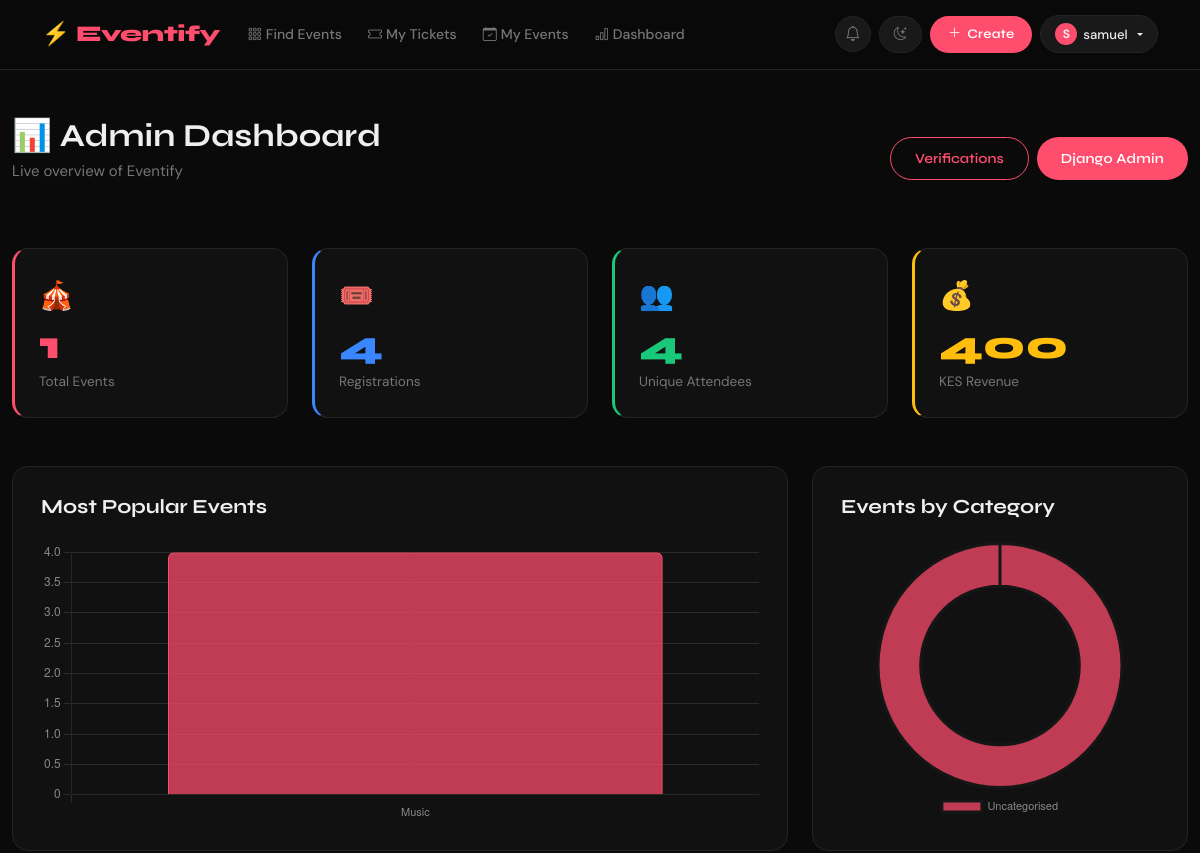
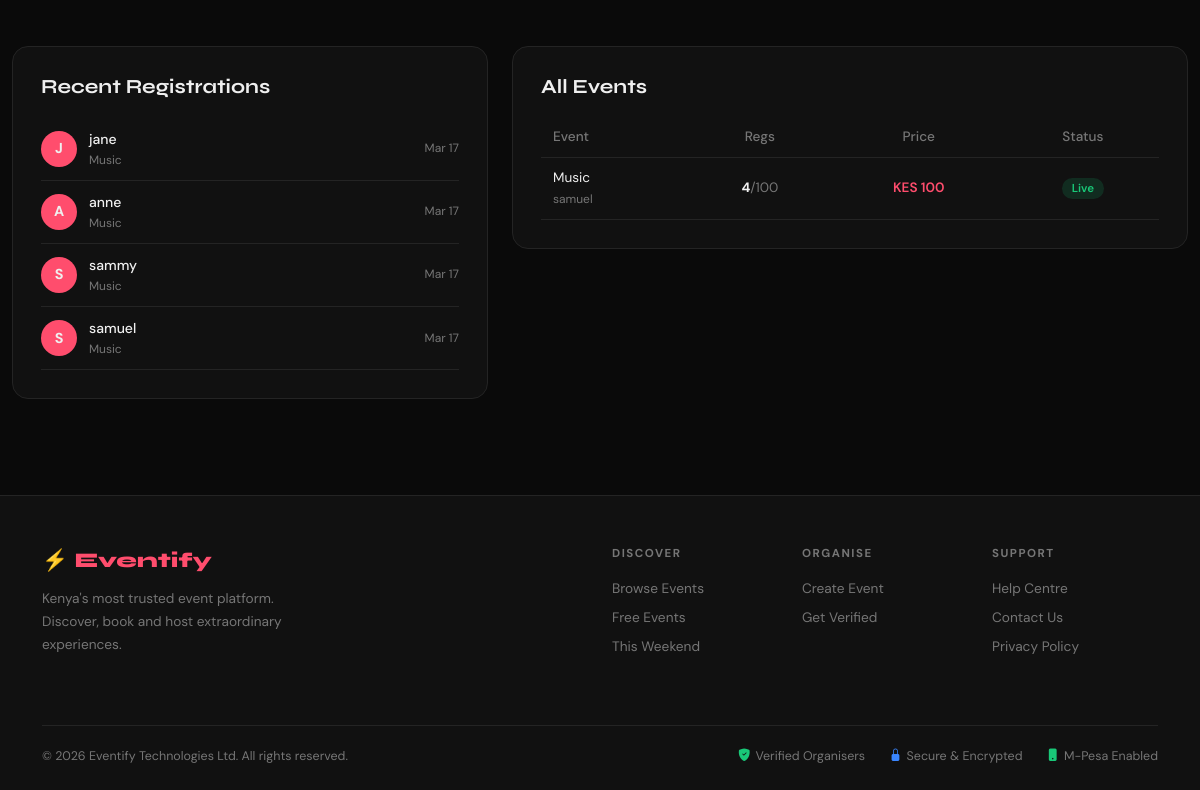
The app's page /dashboard/ (signed in), older data (2 pictures, top to bottom).
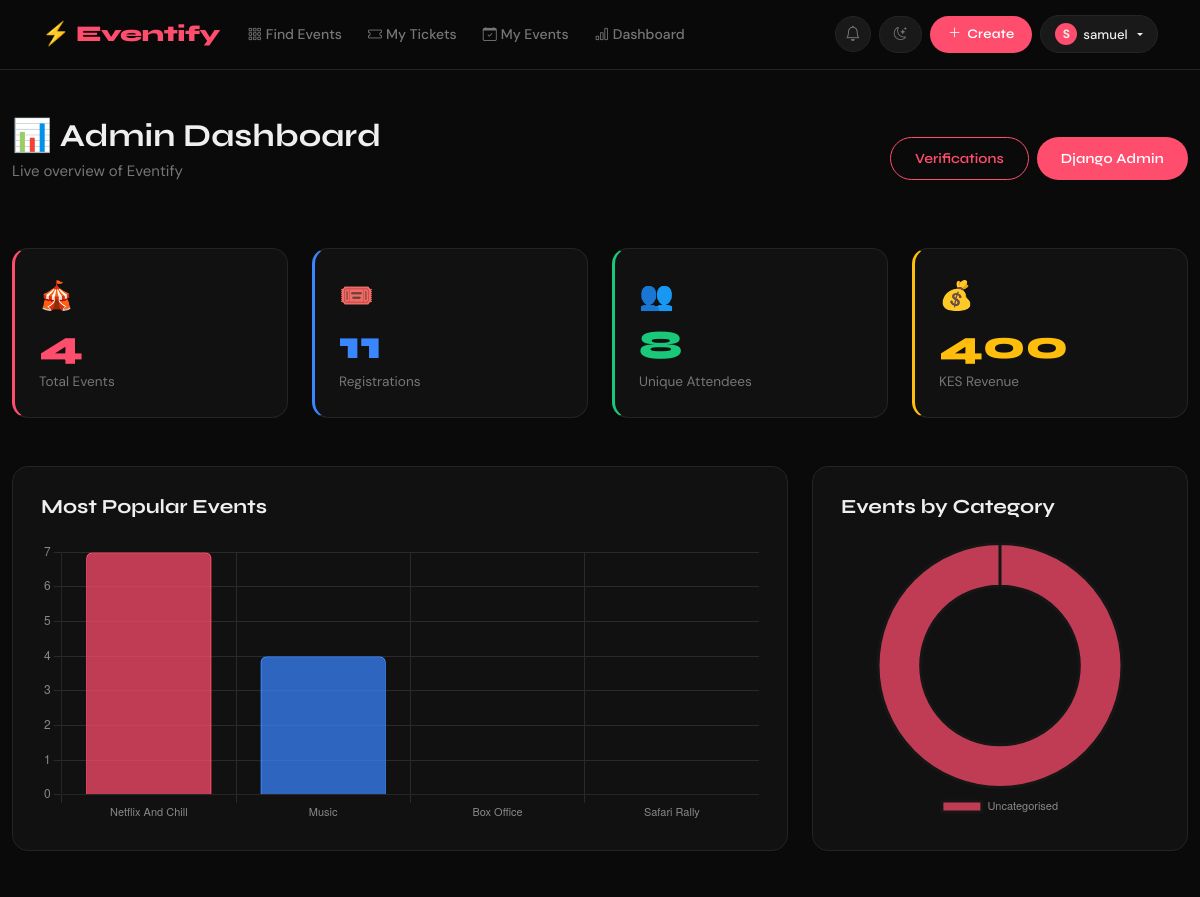
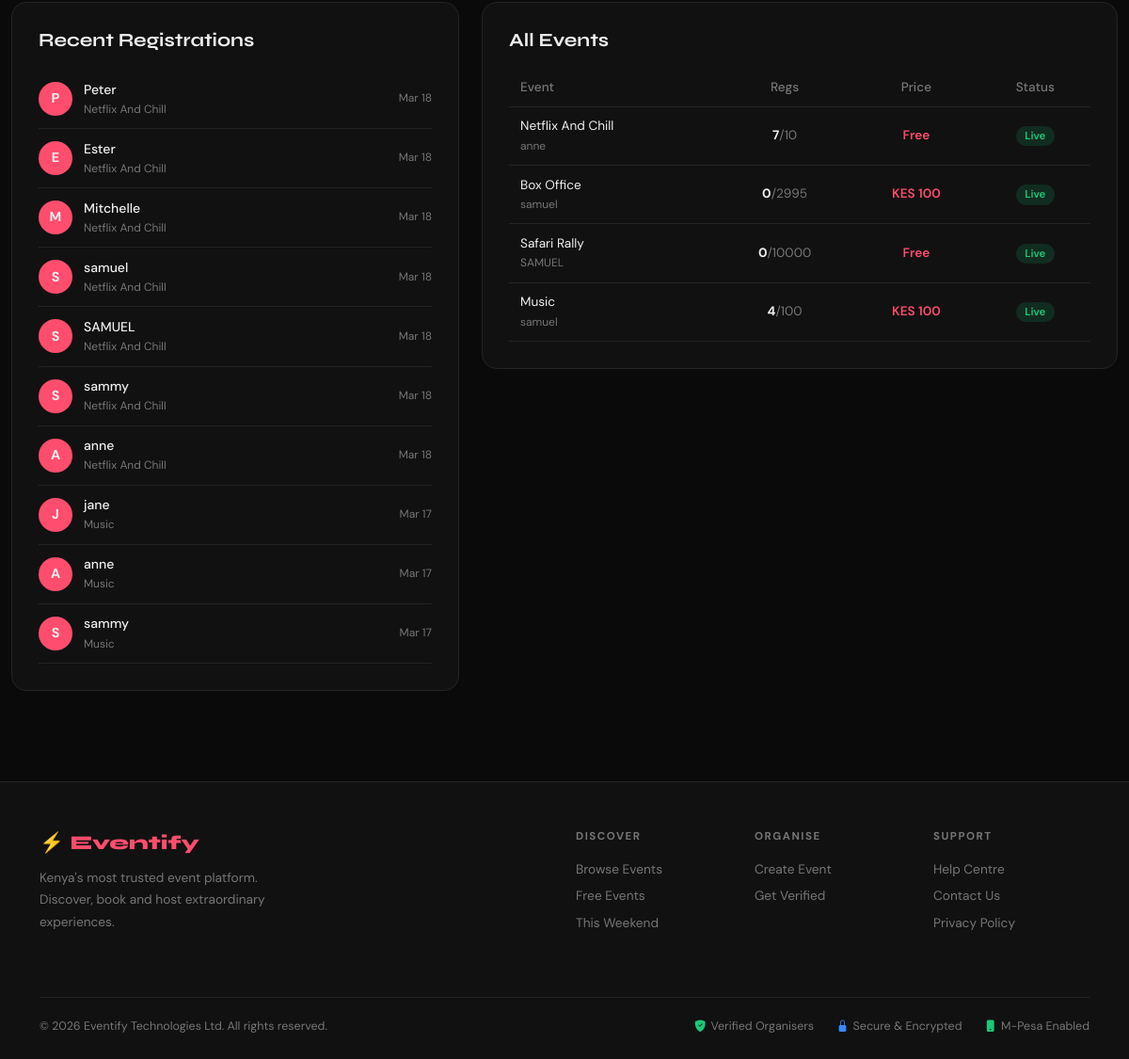
The same page, newer data (2 pictures, top to bottom).
### events/models.py (models this page shows, shortened)
class Registration(models.Model):
    event         = models.ForeignKey(Event, on_delete=models.CASCADE, related_name='registrations')
    user          = models.ForeignKey(User, on_delete=models.CASCADE, related_name='my_registrations')
    registered_at = models.DateTimeField(auto_now_add=True)
    phone         = models.CharField(max_length=20, blank=True)
    message       = models.TextField(blank=True)
    checked_in    = models.BooleanField(default=False)
    checked_in_at = models.DateTimeField(null=True, blank=True)
    check_in_code = models.CharField(max_length=12, unique=True, blank=True, default=generate_checkin_code)
    class Meta:
        unique_together = ('event', 'user')

class Event(models.Model):
    title        = models.CharField(max_length=200)
    description  = models.TextField()
    category     = models.ForeignKey(Category, on_delete=models.SET_NULL, null=True, blank=True)
    date         = models.DateTimeField()
    location     = models.CharField(max_length=300)
    image        = models.ImageField(upload_to='events/', blank=True, null=True)
    price        = models.DecimalField(max_digits=8, decimal_places=2, default=0.00)
    capacity     = models.PositiveIntegerField(default=100)
    organizer    = models.ForeignKey(User, on_delete=models.CASCADE, related_name='my_events')
    created_at   = models.DateTimeField(auto_now_add=True)
    updated_at   = models.DateTimeField(auto_now=True)
    is_published = models.BooleanField(default=True)
    slug = models.SlugField(max_length=250, unique=True, blank=True)
    class Meta:
        ordering = ['date']

### events/feature_views.py (the view)
# urls.py: path('dashboard/',                          feature_views.admin_dashboard, name='admin_dashboard'),
@login_required
def admin_dashboard(request):
    if not request.user.is_staff:
        messages.error(request, "Admin access only.")
        return redirect('home')
    total_events        = Event.objects.count()
    total_registrations = Registration.objects.count()
    total_users         = Registration.objects.values('user').distinct().count()
    paid_registrations = Registration.objects.select_related('event').filter(event__price__gt=0)
    total_revenue = sum(r.event.price for r in paid_registrations)
    events_by_category = (
        Event.objects
        .values('category__name')
        .annotate(count=Count('id'))
        .order_by('-count')
    )
    category_labels = [e['category__name'] or 'Uncategorised' for e in events_by_category]
    category_counts = [e['count'] for e in events_by_category]
    top_events = (
        Event.objects
        .annotate(reg_count=Count('registrations'))
        .order_by('-reg_count')[:8]
    )
    top_event_labels = [e.title[:25] for e in top_events]
    top_event_counts = [e.reg_count for e in top_events]
    recent_registrations = (
        Registration.objects
        .select_related('user', 'event')
        .order_by('-registered_at')[:10]
    )
    all_events = (
        Event.objects
        .annotate(reg_count=Count('registrations'))
        .select_related('organizer', 'category')
        .order_by('-created_at')
    )
    return render(request, 'events/admin_dashboard.html', {
        'total_events':        total_events,
        'total_registrations': total_registrations,
        'total_users':         total_users,
        'total_revenue':       total_revenue,
        'category_labels': category_labels,
        'category_counts': category_counts,
        'top_event_labels': top_event_labels,
        'top_event_counts': top_event_counts,
        'recent_registrations': recent_registrations,
        'all_events':           all_events,
    })

### events/templates/events/admin_dashboard.html (shortened to what the changed rows need)
{% extends "base.html" %}
{% block content %}
<div class="container my-5" style="max-width:1300px;">
  <div class="d-flex justify-content-between align-items-center mb-5 flex-wrap gap-3">
    <div>
      <h1 style="font-size:2rem;margin-bottom:.25rem;">📊 Admin Dashboard</h1>
    </div>
  </div>
  <div class="row g-4 mb-5">
    <div class="col-6 col-xl-3">
      <div style="background:var(--card-bg);border:1px solid var(--border);border-radius:var(--radius);padding:1.5rem;border-left:3px solid var(--brand);">
        <div style="font-size:1.75rem;margin-bottom:.25rem;">🎪</div>
        <div style="font-family:'Syne',sans-serif;font-size:2.5rem;font-weight:800;color:var(--brand);line-height:1.1;">{{ total_events }}</div>
        <div style="color:var(--muted);font-size:.85rem;margin-top:.25rem;">Total Events</div>
      </div>
    </div>
    <div class="col-6 col-xl-3">
      <div style="background:var(--card-bg);border:1px solid var(--border);border-radius:var(--radius);padding:1.5rem;border-left:3px solid #3A86FF;">
        <div style="font-size:1.75rem;margin-bottom:.25rem;">🎟️</div>
        <div style="font-family:'Syne',sans-serif;font-size:2.5rem;font-weight:800;color:#3A86FF;line-height:1.1;">{{ total_registrations }}</div>
        <div style="color:var(--muted);font-size:.85rem;margin-top:.25rem;">Registrations</div>
      </div>
    </div>
    <div class="col-6 col-xl-3">
      <div style="background:var(--card-bg);border:1px solid var(--border);border-radius:var(--radius);padding:1.5rem;border-left:3px solid #19C878;">
        <div style="font-size:1.75rem;margin-bottom:.25rem;">👥</div>
        <div style="font-family:'Syne',sans-serif;font-size:2.5rem;font-weight:800;color:#19C878;line-height:1.1;">{{ total_users }}</div>
        <div style="color:var(--muted);font-size:.85rem;margin-top:.25rem;">Unique Attendees</div>
      </div>
    </div>
  </div>
  <div class="row g-4 mb-5">
    <div class="col-lg-8">
      <div style="background:var(--card-bg);border:1px solid var(--border);border-radius:var(--radius);padding:1.75rem;">
        <div style="position:relative;height:280px;">
          <canvas id="topEventsChart"></canvas>
        </div>
      </div>
    </div>
  </div>
  <div class="row g-4">
    <div class="col-lg-5">
      <div style="background:var(--card-bg);border:1px solid var(--border);border-radius:var(--radius);padding:1.75rem;">
        {% for reg in recent_registrations %}
          <div style="display:flex;align-items:center;gap:.75rem;padding:.6rem 0;border-bottom:1px solid var(--border);">
            <div style="width:36px;height:36px;border-radius:50%;background:var(--brand);display:flex;align-items:center;justify-content:center;font-weight:700;font-size:.9rem;flex-shrink:0;">
              {{ reg.user.username|first|upper }}
            </div>
            <div style="flex:1;min-width:0;">
              <div style="font-size:.875rem;font-weight:500;">{{ reg.user.username }}</div>
              <div style="color:var(--muted);font-size:.75rem;white-space:nowrap;overflow:hidden;text-overflow:ellipsis;">{{ reg.event.title }}</div>
            </div>
            <div style="color:var(--muted);font-size:.75rem;flex-shrink:0;">{{ reg.registered_at|date:"M d" }}</div>
          </div>
        {% empty %}
          <p style="color:var(--muted);font-size:.875rem;">No registrations yet.</p>
        {% endfor %}
      </div>
    </div>
    <div class="col-lg-7">
      <div style="background:var(--card-bg);border:1px solid var(--border);border-radius:var(--radius);padding:1.75rem;overflow-x:auto;">
        <table style="width:100%;border-collapse:collapse;font-size:.85rem;">
          <thead>
            <tr style="color:var(--muted);border-bottom:1px solid var(--border);">
              <th style="text-align:left;padding:.5rem .75rem;font-weight:500;">Event</th>
              <th style="text-align:center;padding:.5rem .75rem;font-weight:500;">Regs</th>
              <th style="text-align:center;padding:.5rem .75rem;font-weight:500;">Price</th>
              <th style="text-align:center;padding:.5rem .75rem;font-weight:500;">Status</th>
            </tr>
          </thead>
          <tbody>
            {% for event in all_events %}
              <tr style="border-bottom:1px solid var(--border);">
                <td style="padding:.6rem .75rem;">
                  <a href="{% url 'event_detail' event.pk %}" style="color:var(--text);">{{ event.title|truncatechars:30 }}</a>
                  <div style="color:var(--muted);font-size:.75rem;">{{ event.organizer.username }}</div>
                </td>
                <td style="text-align:center;padding:.6rem .75rem;">
                  <strong>{{ event.reg_count }}</strong><span style="color:var(--muted);">/{{ event.capacity }}</span>
                </td>
                <td style="text-align:center;padding:.6rem .75rem;color:var(--brand);font-weight:600;">
                  {% if event.price == 0 %}Free{% else %}KES {{ event.price|floatformat:0 }}{% endif %}
                </td>
                <td style="text-align:center;padding:.6rem .75rem;">
                  {% if event.is_published %}
                    <span style="background:rgba(25,200,120,.15);color:#19C878;font-size:.72rem;padding:.2rem .6rem;border-radius:50px;font-weight:600;">Live</span>
                  {% else %}
                    <span style="background:rgba(255,190,11,.15);color:#FFBE0B;font-size:.72rem;padding:.2rem .6rem;border-radius:50px;font-weight:600;">Draft</span>
                  {% endif %}
                </td>
              </tr>
            {% endfor %}
          </tbody>
        </table>
      </div>
    </div>
  </div>
</div>
<script>
const palette = ['#FF4D6D','#3A86FF','#FFD166','#06D6A0','#8338EC','#FF6B35','#118AB2','#FB5607'];
// Pass data from Django template to JS
const topLabels = {{ top_event_labels|safe }};
const topCounts = {{ top_event_counts|safe }};
const catLabels = {{ category_labels|safe }};
const catCounts = {{ category_counts|safe }};
new Chart(document.getElementById('topEventsChart'), {
  type: 'bar',
  data: {
    labels: topLabels,
    datasets: [{
      label: 'Registrations',
      data: topCounts,
      backgroundColor: palette.map(c => c + 'BB'),
      borderColor: palette,
      borderWidth: 1.5,
      borderRadius: 6,
    }]
  },
  options: {
    responsive: true, maintainAspectRatio: false,
    plugins: { legend: { display: false } },
    scales: {
      x: { grid: { color: '#2A2A2A' }, ticks: { color: '#888', font: { size: 11 } } },
      y: { grid: { color: '#2A2A2A' }, ticks: { color: '#888' }, beginAtZero: true },
    }
  }
});
new Chart(document.getElementById('categoryChart'), {
  type: 'doughnut',
  data: {
    labels: catLabels,
    datasets: [{
      data: catCounts,
      backgroundColor: palette.map(c => c + 'BB'),
      borderColor: '#161616',
      borderWidth: 3,
    }]
  },
  options: {
    responsive: true, maintainAspectRatio: false,
    plugins: { legend: { position: 'bottom', labels: { color: '#888', padding: 12, font: { size: 11 } } } },
    cutout: '65%',
  }
});
</script>
{% endblock %}

Row changes from the older to the newer data that the page shows:
no longer on this page (row unchanged): Registration: user.username|first "S", user.username "samuel", event "Music", registered_at "Mar 17"
added Registration: user.username|first "P", user.username "Peter", event "Netflix And Chill", registered_at "Mar 18"
added Registration: user.username|first "E", user.username "Ester", event "Netflix And Chill", registered_at "Mar 18"
added Registration: user.username|first "M", user.username "Mitchelle", event "Netflix And Chill", registered_at "Mar 18"
added Registration: user.username|first "S", user.username "samuel", event "Netflix And Chill", registered_at "Mar 18"
added Registration: user.username|first "S", user.username "SAMUEL", event "Netflix And Chill", registered_at "Mar 18"
added Registration: user.username|first "S", user.username "sammy", event "Netflix And Chill", registered_at "Mar 18"
added Registration: user.username|first "A", user.username "anne", event "Netflix And Chill", registered_at "Mar 18"
added Event: title "Netflix And Chill", organizer.username "anne", reg_count "7", capacity "10", price "Free", is_published "Live"
added Event: title "Box Office", organizer.username "samuel", reg_count "0", capacity "2995", price "100", is_published "Live"
added Event: title "Safari Rally", organizer.username "SAMUEL", reg_count "0", capacity "10000", price "Free", is_published "Live"
Text that changed along with them:
{{ total_events }}: "1" → "4"
{{ total_registrations }}: "4" → "11"
{{ total_users }}: "4" → "8"
chart data {{ top_event_labels|safe }}: ['Music'] → ['Netflix And Chill', 'Music', 'Box Office', 'Safari Rally']
chart data {{ top_event_counts|safe }}: [4] → [7, 4, 0, 0]
